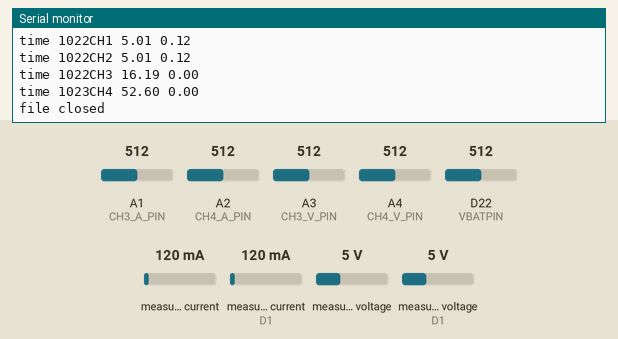
This sketch was run on a simulated Arduino MKR. On the bench: the last lines printed to the serial monitor. Inputs (shaded band) come from the test bench; at power-on: measured current 120 mA, measured current (sensor on D1) 120 mA, A1 (CH3_A_PIN) = 512, A2 (CH4_A_PIN) = 512, A3 (CH3_V_PIN) = 512, A4 (CH4_V_PIN) = 512, D22 (VBATPIN) = 512, measured voltage 5 V, measured voltage (sensor on D1) 5 V. Storage starts empty.

Above: at 1.2 s.
1.3 s: measured current (sensor 0) set to 40 mA
At 1.43 s:
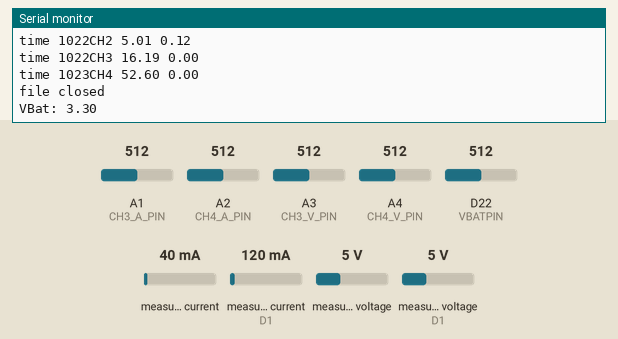
2.8 s: measured current (sensor on D1) set to 40 mA
At 2.93 s:
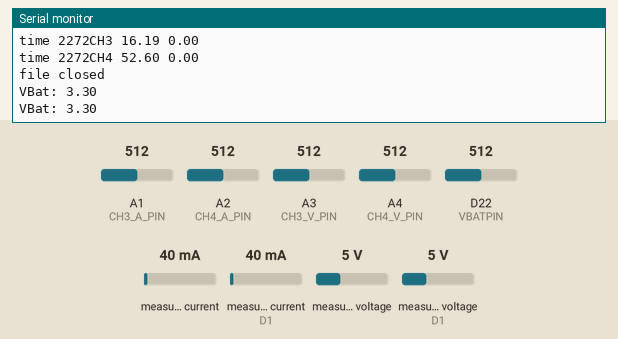
4.3 s: A1 (CH3_A_PIN) set to 716
At 4.43 s:
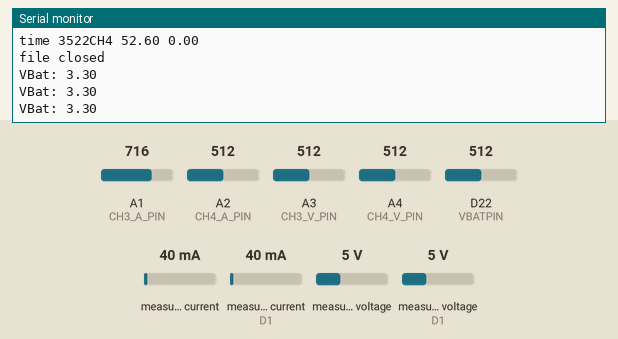
5.8 s: A2 (CH4_A_PIN) set to 716
At 6.43 s:
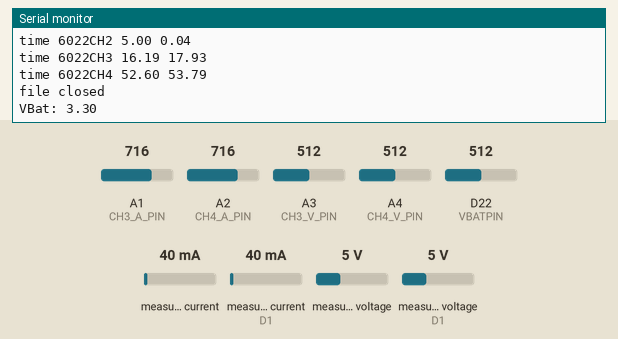
7.3 s: A3 (CH3_V_PIN) set to 716
At 7.68 s:
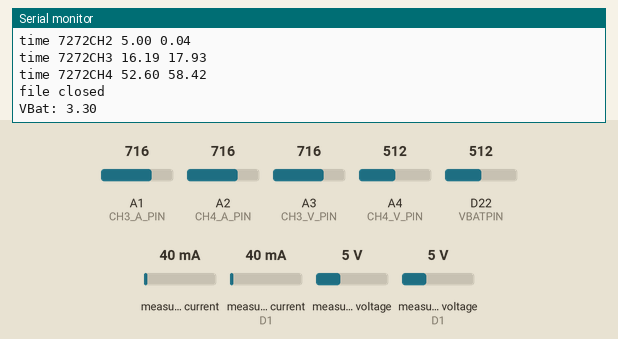
8.8 s: A4 (CH4_V_PIN) set to 716
At 8.93 s:
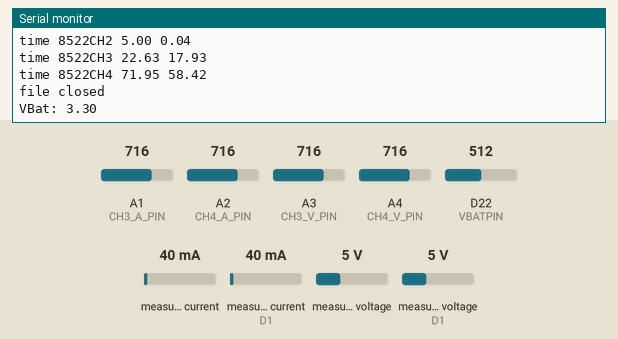
Timing chart, 0 to 11.3 s (numbered marks = the images above; inputs shaded):
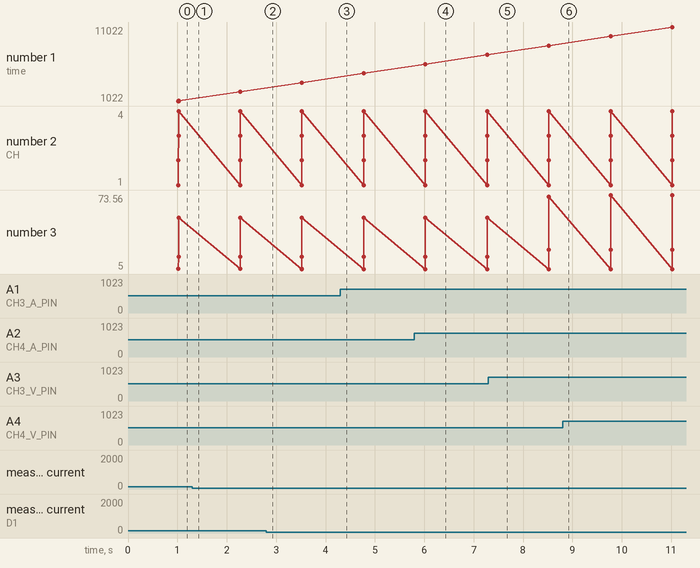

Measured:
- plotted number 3: 52.6 → 71.95 after the input at 7.3 s, 71.95 → 73.56 after the input at 8.8 s

The sketch:

4CH_Energy_Meter_v3.5.ino
```cpp
#include <SPI.h>
#include <Wire.h>
#include <WiFi101.h>
#include <SD.h>
#include <Adafruit_INA219.h>

  ////////////////////
 // SETUP FOR WIFI //
////////////////////
#include "arduino_secrets.h"
///////please enter your sensitive data in the Secret tab/arduino_secrets.h
char ssid[] = SECRET_SSID;        // your network SSID (name)
char pass[] = SECRET_PASS;    // your network password (use for WPA, or use as key for WEP)
int keyIndex = 0;                 // your network key Index number (needed only for WEP)

int status = WL_IDLE_STATUS;

WiFiServer server(80);

  ///////////////////////////
 // SETUP FOR SD LOGGING  //
///////////////////////////
const int CS_PIN = 14; // define card select pin for sd logging
File file;  // create file for sd logging
File nextFile;
float trialNum = 0.0;
String meterFile;

  /////////////////////////////////////
 // VARIABLES FOR ENERGY MONITORING //
/////////////////////////////////////
#define CH3_V_PIN A3  // A3 for Adafruit Feather M0 w/ ATWINC1500, A6 for Arduino Nano
#define CH3_A_PIN A1  // pin A1 for Adafruit Feather M0 w/ ATWINC1500 and Arduino Nano
#define CH4_V_PIN A4  // A4 for Adafruit Feather M0 w/ ATWINC1500, A7 for Arduino Nano
#define CH4_A_PIN A2  // pin A1 for Adafruit Feather M0 w/ ATWINC1500 and Arduino Nano

#define VBATPIN A7  // define BAT pin to measure battery voltage level
float measuredVBat;

int interval = 250; // setting ms interval to calibrate energy calcs
int numCycles = 0;  // records number of interval cycles to space out energy calcs
int logCounter = 0; // records number of energy calcs to space out printing results
int logRate = 4; // sets number of intervals before each print intervals/print

//declare and initialize energy variables for all 4 channels
float energy_Wh_A = 0;
float energy_Wh_B = 0;
float CH3_E = 0;
float CH4_E = 0;

float shuntvoltage_A = 0;
float busvoltage_A = 0;
float current_A_A = 0;
float loadvoltage_A = 0;
float power_W_A = 0;

float shuntvoltage_B = 0;
float busvoltage_B = 0;
float current_A_B = 0;
float loadvoltage_B = 0;
float power_W_B = 0;

float ch3_vsence = 0;
float CH3_V = 0;
float ch3_asence = 0;
float CH3_A = 0;
float CH3_P = 0;

float ch4_vsence = 0;
float CH4_V = 0;
float ch4_asence = 0;
float CH4_A = 0;
float CH4_P = 0;

//  declare variables for average voltage and amperage over logRate
float CH1_V_avg = 0;  // channel 1
float CH1_A_avg = 0;
float CH2_V_avg = 0;  // channel 2
float CH2_A_avg = 0;
float CH3_V_avg = 0;  // channel 3
float CH3_A_avg = 0;
float CH4_V_avg = 0;  // channel 4
float CH4_A_avg = 0;

  /////////////////////////////////////////////////
 // DECLARING PERIPHERIES FOR ENERGY MONITORING //
/////////////////////////////////////////////////
Adafruit_INA219 ina219_A;
Adafruit_INA219 ina219_B(0x41);

void setup()  ////////////////////////////////////////////////////////////////////////////////////////////////////////////////////////////////////////////////////////////////////////
{
  /*
  // initialize serial and wait for port to open:
  Serial.begin(115200);
  while (!Serial)
  {
    ; // wait for serial port to connect. Needed for native USB port only
  }
  Serial.println("serial connection established"); // for debugging
  */
    /////////////////
   // SD LOGGING  //
  /////////////////
  initializeSD();

  Serial.println("test"); // for debugging

  // create log file name incremented from last file
  nextFile = SD.open("/");
  nextFile.rewindDirectory();
  while(nextFile)
  {
    trialNum++;
    nextFile = nextFile.openNextFile();
  }
  meterFile = "trial" + String(trialNum-1) + ".txt";

  Serial.println("test"); // for debugging

  createFile(meterFile);
  closeFile();

    ///////////////////////
   // ENERGY MONITORING //
  ///////////////////////
  // start INA boards
  ina219_A.begin();
  ina219_B.begin();
  /*
    ////////////
   //  WIFI  //
  ////////////
  // set wifi to auto sleep
  //WiFi.lowPowerMode();
  // configure pins for Adafruit ATWINC1500 Feather
  WiFi.setPins(8,7,4,2);

  // check for the presence of the shield:
  if (WiFi.status() == WL_NO_SHIELD)
  {
    Serial.println("WiFi shield not present");
    // don't continue:
    while (true);
  }
  // attempt to connect to WiFi network:
  while (status != WL_CONNECTED)
  {
    Serial.print("Attempting to connect to SSID: ");
    Serial.println(ssid);
    // connect to WPA/WPA2 network. Change this line if using open or WEP network:
    status = WiFi.begin(ssid, pass);

    // wait 10 seconds for connection:
    delay(10000);
  }

  server.begin();
  // you're connected now, so print out the status:
  printWiFiStatus();
  */
}

void loop() //////////////////////////////////////////////////////////////////////////////////////////////////////////////////////////////////////////////////////////////////////////
{
  // read, calculate and assign meter battery voltage
  measuredVBat = analogRead(VBATPIN);
  measuredVBat *= 2;    // double-100K resistor divider on BAT pin, so multiply back
  measuredVBat *= 3.3;  // multiply by 3.3V, the reference voltage
  measuredVBat /= 1024; // convert to voltage

  if (millis() >= interval * numCycles)
  {
    // print battery voltage
    Serial.print("VBat: " );
    Serial.println(measuredVBat);

    //assign V, A, P and E for 4 channels
    ch3_vsence = analogRead(CH3_V_PIN);
    CH3_V = ch3_vsence * (3.3 / 1023) * 9.8;  //analogRead voltage translated to volts: normalized for logic voltage 3.3V and 8 bit data
    ch3_asence = analogRead(CH3_A_PIN);
    CH3_A = abs((ch3_asence - 512) / 512 * 45); //analogRead amperage translated to amps
    CH3_P = CH3_V * CH3_A;
    CH3_E = CH3_E + CH3_P * (interval/1000) / (3600);

    ch4_vsence = analogRead(CH4_V_PIN);
    CH4_V = ch4_vsence * (3.3 / 1023) * 9.8;  //analogRead voltage translated to volts: normalized for logic voltage 3.3V and 8 bit data
    ch4_asence = analogRead(A2);
    CH4_A = abs((ch4_asence - 512) / 512 * 46.5); //analogRead amperage translated to amps
    CH4_P = CH4_V * CH4_A;
    CH4_E = CH4_E + CH4_P * (interval/1000) / (3600);

    shuntvoltage_A = ina219_A.getShuntVoltage_mV();
    busvoltage_A = ina219_A.getBusVoltage_V();
    current_A_A = ina219_A.getCurrent_mA() /1000; //assign current (in A i.e. amps) for channel A
    power_W_A = ina219_A.getPower_mW() /1000;
    loadvoltage_A = busvoltage_A + (shuntvoltage_A / 1000); //assign voltage for channel A
    energy_Wh_A = (energy_Wh_A + (power_W_A * (interval/1000) / (3600)));

    shuntvoltage_B = ina219_B.getShuntVoltage_mV();
    busvoltage_B = ina219_B.getBusVoltage_V();
    current_A_B = ina219_B.getCurrent_mA() /1000; //assign current (in A i.e. amps) for channel B
    power_W_B = ina219_B.getPower_mW() /1000;
    loadvoltage_B = busvoltage_B + (shuntvoltage_B / 1000); //assign voltage for channel B
    energy_Wh_B = energy_Wh_B + power_W_B * (interval/1000) / (3600);


    // log energy calcs to SD card
    if (logCounter == logRate)
    {
      openFile(meterFile);
      writeToFileLn("time " + String(millis()) + "CH1 " + String(CH1_V_avg) + " " + String(CH1_A_avg));
      writeToFileLn("time " + String(millis()) + "CH2 " + String(CH2_V_avg) + " " + String(CH2_A_avg));
      writeToFileLn("time " + String(millis()) + "CH3 " + String(CH3_V_avg) + " " + String(CH3_A_avg));
      writeToFileLn("time " + String(millis()) + "CH4 " + String(CH4_V_avg) + " " + String(CH4_A_avg));
      closeFile();

      logCounter = 0;
    }
    else  // average the voltage and amperage
    {
      CH1_V_avg = CH1_V_avg*logCounter + loadvoltage_A; // channel 1
      CH1_A_avg = CH1_A_avg*logCounter + current_A_A;
      CH2_V_avg = CH2_V_avg*logCounter + loadvoltage_B; // channel 2
      CH2_A_avg = CH2_A_avg*logCounter + current_A_B;
      CH3_V_avg = CH3_V_avg*logCounter + CH3_V; // channel 3
      CH3_A_avg = CH3_A_avg*logCounter + CH3_A;
      CH4_V_avg = CH3_V_avg*logCounter + CH4_V; // channel 4
      CH4_A_avg = CH3_A_avg*logCounter + CH4_A;

      logCounter++;

      CH1_V_avg /= logCounter;  // channel 1
      CH1_A_avg /= logCounter;
      CH2_V_avg /= logCounter;  // channel 2
      CH2_A_avg /= logCounter;
      CH3_V_avg /= logCounter;  // channel 3
      CH3_A_avg /= logCounter;
      CH4_V_avg /= logCounter;  // channel 4
      CH4_A_avg /= logCounter;
    }

    numCycles++;
  }
  /*
  Serial.println("checking for available client next"); // debugging

  // listen for incoming clients
  WiFiClient client = server.available();
  if (client)
  {
    Serial.println("new client");
    // an http request ends with a blank line
    boolean currentLineIsBlank = true;
    while (client.connected())
    {
      if (client.available())
      {
        char c = client.read();
        Serial.write(c);
        // if you've gotten to the end of the line (received a newline
        // character) and the line is blank, the http request has ended,
        // so you can send a reply
        if (c == '\n' && currentLineIsBlank)
        {
          // send a standard http response header
          client.println("HTTP/1.1 200 OK");
          client.println("Content-Type: text/html");
          client.println("Connection: close");  // the connection will be closed after completion of the response
          client.println("Refresh: 5");  // refresh the page automatically every 5 sec
          client.println();
          client.println("<!DOCTYPE HTML>");
          client.println("<html>");

          //print current millis
          client.print("sec since init: ");
          client.print(millis()/1000);
          client.println("<br />"); // break line?

          client.print("CH3_V: ");
          client.print(CH3_V);
          client.print("; ");
          client.print("CH3_A: ");
          client.print(CH3_A);
          client.print("; ");

          client.print("CH4_V: ");
          client.print(CH4_V);
          client.print("; ");
          client.print("CH4_A: ");
          client.print(CH4_A);
          client.print("; ");

          client.println("<br />");

          // output the battery voltage
          client.print("battery voltage: ");
          client.print(measuredVBat);

          client.println("</html>");
          break;
        }
        if (c == '\n')
        {
          // you're starting a new line
          currentLineIsBlank = true;
        }
        else if (c != '\r')
        {
          // you've gotten a character on the current line
          currentLineIsBlank = false;
        }
      }
    }
    // give the web browser time to receive the data
    delay(1);

    // print current millis()
    Serial.print("sec since init: ");
    Serial.println(millis()/1000);

    // print battery voltage
    Serial.print("VBat: " );
    Serial.println(measuredVBat);

    // close the connection:
    client.stop();
    Serial.println("client disconnected");
    Serial.println("");
  }*/
}
//////////////////////////////////////////////////////////////////////////////////////////////////////////////////////////////////////////////////////////////////////////////////////

  ////////////
 //  WIFI  //
////////////
void printWiFiStatus()
{
  // print the SSID of the network you're attached to:
  Serial.print("SSID: ");
  Serial.println(WiFi.SSID());

  // print your WiFi shield's IP address:
  IPAddress ip = WiFi.localIP();
  Serial.print("IP Address: ");
  Serial.println(ip);

  // print the received signal strength:
  long rssi = WiFi.RSSI();
  Serial.print("signal strength (RSSI):");
  Serial.print(rssi);
  Serial.println(" dBm");
}

  /////////////////
 // SD LOGGING  //
/////////////////
void initializeSD()
{
  Serial.println("initializing SD card...");
  pinMode(CS_PIN, OUTPUT);

  if (SD.begin())
  {
    Serial.println("SD card is ready to use");
  }
  else
  {
    Serial.println("SD card initialization failed");
    return;
  }
}

int createFile(String filename)
{
  file = SD.open(filename, FILE_WRITE);

  if (file)
  {
    //file.print(""); // file must be printed to to be available to open and be written to
    Serial.print("file created successfully: ");
    Serial.println(filename);
    return 1;
  }
  else
  {
    Serial.print("error while creating file: ");
    Serial.println(filename);
    return 0;
  }
}

int writeToFileLn(String text)
{
  if (file)
  {
    file.println(text);
    //Serial.println("writing to file: ");
    Serial.println(text);
    return 1;
  }
  else
  {
    Serial.println("failed to write to file");
    return 0;
  }
}

int writeToFile(String text)
{
  if (file)
  {
    file.print(text);
    //Serial.println("writing to file: ");
    Serial.println(text);
    return 1;
  }
  else
  {
    Serial.println("failed to write to file");
    return 0;
  }
}

void closeFile()
{
  if (file)
  {
    file.close();
    Serial.println("file closed");
  }
}

int openFile(String filename)
{
  file = SD.open(filename, FILE_WRITE);

  if (file)
  {
    Serial.print("file opened successfully: ");
    Serial.println(filename);
    return 1;
  }
  else
  {
    Serial.print("error while opening file: ");
    Serial.println(filename);
    return 0;
  }
}

String readLine()
{
  String received = "";
  char ch;
  while (file.available())
  {
    ch = file.read();
    if (ch == '\n')
    {
      return String(received);
    }
    else
    {
      received += ch;
    }
  }
  return "no data";
}

void readFile(String filename)
{
  // open filename for reading:
  file = SD.open(filename);
  if (file)
  {
    Serial.println("reading " + filename + ": ");

    // read from the file until there's nothing else in it:
    while (file.available())
    {
      Serial.write(file.read());
    }
    // close the file:
    file.close();
  }
  else
  {
    // if filename did not open, print an error:
    Serial.println("error opening " + filename);
  }
  Serial.println("done reading file");
  closeFile();
}
```

arduino_secrets.h
```cpp
#define SECRET_SSID "NETGEAR91"
#define SECRET_PASS "yellowroad619"
```
